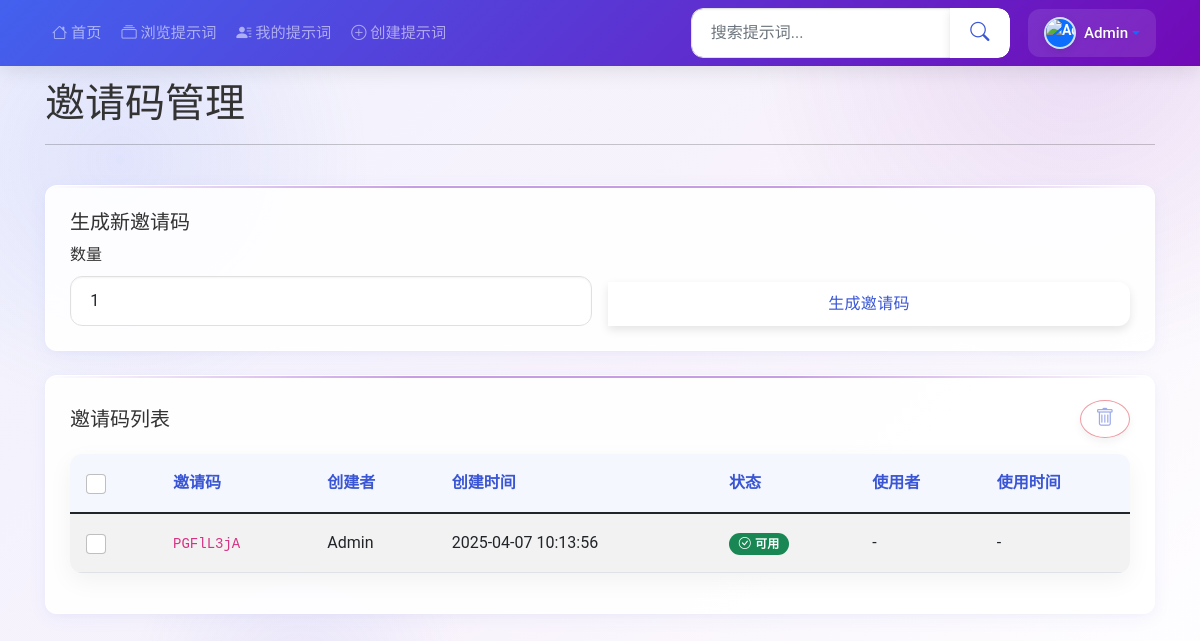
The page /admin/invite-codes (signed in) on the database its author committed.
### tables this page shows
CREATE TABLE users (
            id INTEGER PRIMARY KEY AUTOINCREMENT,
            username TEXT UNIQUE NOT NULL,
            email TEXT UNIQUE NOT NULL,
            password_hash TEXT NOT NULL,
            is_admin BOOLEAN DEFAULT 0,
            is_banned BOOLEAN DEFAULT 0,
            created_at TIMESTAMP DEFAULT CURRENT_TIMESTAMP
        , avatar_url TEXT);

CREATE TABLE invite_codes (
            id INTEGER PRIMARY KEY AUTOINCREMENT,
            code TEXT UNIQUE NOT NULL,
            is_used BOOLEAN DEFAULT 0,
            created_at TIMESTAMP DEFAULT CURRENT_TIMESTAMP,
            used_at TIMESTAMP,
            creator_id INTEGER,
            used_by INTEGER,
            FOREIGN KEY (creator_id) REFERENCES users (id),
            FOREIGN KEY (used_by) REFERENCES users (id)
        );

### simple_app.py (the view, shortened to what this page needs)
@app.route('/admin/invite-codes', methods=['GET', 'POST'])
@admin_required
def admin_invite_codes():
    db = get_db()
    invite_codes = db.execute(
        'SELECT ic.*, u1.username as creator_username, u2.username as used_by_username '
        'FROM invite_codes ic '
        'LEFT JOIN users u1 ON ic.creator_id = u1.id '
        'LEFT JOIN users u2 ON ic.used_by = u2.id '
        'ORDER BY ic.created_at DESC'
    ).fetchall()
    return render_template('admin/invite_codes.html', invite_codes=invite_codes)

### simple_app.py (called while the page is built, shortened)
@app.after_request
def add_cors_headers(response):
    if os.environ.get('ENABLE_CORS', 'False').lower() == 'true':
        response.headers['Access-Control-Allow-Origin'] = os.environ.get('CORS_ORIGIN', '*')
        response.headers['Access-Control-Allow-Methods'] = 'GET, POST, PUT, DELETE, OPTIONS'
        response.headers['Access-Control-Allow-Headers'] = 'Content-Type, Authorization'
    response.headers['X-Content-Type-Options'] = 'nosniff'
    response.headers['X-Frame-Options'] = 'SAMEORIGIN'
    response.headers['X-XSS-Protection'] = '1; mode=block'
    if os.environ.get('HTTPS_ENABLED', 'False').lower() == 'true':
        response.headers['Strict-Transport-Security'] = 'max-age=31536000; includeSubDomains'
    return response

def get_db():
    avatars_dir = os.path.join('static', 'img', 'avatars')
    if not os.path.exists(avatars_dir):
        os.makedirs(avatars_dir)
    db = getattr(g, '_database', None)
    if db is None:
        db = g._database = sqlite3.connect(app.config['DATABASE'])
        db.row_factory = sqlite3.Row
        cursor = db.cursor()
        result = cursor.execute("PRAGMA table_info(users)").fetchall()
        has_avatar_field = any(row[1] == 'avatar_url' for row in result)
    return db

def admin_required(f):
    @wraps(f)
    def decorated_function(*args, **kwargs):
        if 'user_id' not in session:
            flash('请先登录', 'danger')
            return redirect(url_for('login'))
        db = get_db()
        user = db.execute('SELECT * FROM users WHERE id = ?', (session['user_id'],)).fetchone()
        if not user or not user['is_admin']:
            flash('没有管理员权限', 'danger')
            return redirect(url_for('index'))
        return f(*args, **kwargs)
    return decorated_function

@app.context_processor
def inject_now():
    return {'now': datetime.datetime.now()}

### templates/admin/invite_codes.html (shortened to what this page needs)
{% extends 'base.html' %}  {% block content %}
<div class="invite-codes-container">
  <div class="row mb-4">
    <div class="col-md-12">
      <div class="d-flex justify-content-between align-items-center">
        <h1 class="mb-0">邀请码管理</h1>
      </div>
      <hr />
    </div>
  </div>
  <div class="row mb-4">
    <div class="col-md-12">
      <div class="card">
        <div class="card-body">
          <h5 class="card-title">生成新邀请码</h5>
          <form
            method="POST"
            action="/admin/invite-codes"
            id="generateForm"
            class="row g-3 form-row-mobile"
          >
            <div class="col-md-6">
              <label for="quantity" class="form-label">数量</label>
              <input
                type="number"
                class="form-control"
                id="quantity"
                name="quantity"
                value="1"
                min="1"
                max="10"
              />
            </div>
            <div class="col-md-6 d-flex align-items-end">
              <button type="submit" class="btn btn-primary w-100 w-md-auto">
                生成邀请码
              </button>
            </div>
          </form>
        </div>
      </div>
    </div>
  </div>
  <div class="row">
    <div class="col-md-12">
      <div class="card">
        <div class="card-body">
          <form method="POST" action="/admin/delete-invite-codes">
            <div class="d-flex justify-content-between align-items-center mb-3">
              <h5 class="card-title mb-0">邀请码列表</h5>
              <div class="d-flex gap-2">
                <button
                  id="deleteSelectedBtn"
                  class="btn btn-outline-danger action-btn disabled"
                  type="submit"
                  data-bs-toggle="tooltip"
                  data-bs-placement="top"
                  title="删除选中的邀请码"
                >
                  <i class="bi bi-trash"></i>
                </button>
              </div>
            </div>
            <div class="table-scroll-container">
              <table class="table table-striped invite-table">
                <thead>
                  <tr>
                    <th>
                      <div class="form-check">
                        <input
                          class="form-check-input select-all-checkbox"
                          type="checkbox"
                          id="selectAll"
                        />
                      </div>
                    </th>
                    <th>邀请码</th>
                    <th>创建者</th>
                    <th>创建时间</th>
                    <th>状态</th>
                    <th>使用者</th>
                    <th>使用时间</th>
                  </tr>
                </thead>
                <tbody>
                  {% for code in invite_codes %}
                  <tr>
                    <td>
                      <div class="form-check">
                        <input
                          class="form-check-input code-checkbox"
                          type="checkbox"
                          name="code_ids"
                          value="{{ code.code }}"
                        />
                      </div>
                    </td>
                    <td><code class="code-display">{{ code.code }}</code></td>
                    <td>{{ code.creator_username }}</td>
                    <td>{{ code.created_at }}</td>
                    <td>
                      {% if code.is_used %}
                      <span class="badge bg-secondary">
                        <i class="bi bi-x-circle me-1"></i>已使用
                      </span>
                      {% else %}
                      <span class="badge bg-success">
                        <i class="bi bi-check-circle me-1"></i>可用
                      </span>
                      {% endif %}
                    </td>
                    <td>{{ code.used_by_username or '-' }}</td>
                    <td>{{ code.used_at or '-' }}</td>
                  </tr>
                  {% else %}
                  <tr>
                    <td colspan="7" class="text-center">暂无邀请码</td>
                  </tr>
                  {% endfor %}
                </tbody>
              </table>
            </div>
          </form>
        </div>
      </div>
    </div>
  </div>
</div>
{% endblock %}

### templates/base.html (shortened to what this page needs)
<!DOCTYPE html>
<html lang="zh-CN">
  <head>
    <link
      href="https://cdn.jsdelivr.net/npm/bootstrap@5.1.3/dist/css/bootstrap.min.css"
      rel="stylesheet"
    />
    <link
      rel="stylesheet"
      href="https://cdn.jsdelivr.net/npm/bootstrap-icons@latest/font/bootstrap-icons.css"
    />
    <link
      rel="stylesheet"
      href="{{ url_for('static', filename='css/style.css') }}?v={{ now.timestamp()|int }}"
    />
  </head>
  <body>
    <nav class="navbar navbar-expand-lg navbar-dark fixed-top">
      <div class="container">
        <div class="collapse navbar-collapse" id="navbarNav">
          <ul class="navbar-nav me-auto">
            <li class="nav-item">
              <a
                class="nav-link {% if request.path == '/' %}active{% endif %}"
                href="/"
              >
                <i class="bi bi-house"></i> 首页
              </a>
            </li>
            <li class="nav-item">
              <a
                class="nav-link {% if '/prompts/all' in request.path %}active{% endif %}"
                href="/prompts/all"
              >
                <i class="bi bi-collection"></i> 浏览提示词
              </a>
            </li>
            {% if 'user_id' in session %}
            <li class="nav-item">
              <a
                class="nav-link {% if '/my-prompts' in request.path %}active{% endif %}"
                href="/my-prompts"
              >
                <i class="bi bi-person-lines-fill"></i> 我的提示词
              </a>
            </li>
            <li class="nav-item">
              <a
                class="nav-link {% if '/create' in request.path %}active{% endif %}"
                href="{{ url_for('prompts_create') }}"
              >
                <i class="bi bi-plus-circle"></i> 创建提示词
              </a>
            </li>
            {% endif %}
          </ul>
          <form
            class="search-form d-flex mb-3 mb-lg-0 me-lg-3"
            action="/search"
            method="get"
          >
            <div class="input-group">
              <input
                type="text"
                class="form-control"
                placeholder="搜索提示词..."
                name="q"
                value="{{ request.args.get('q', '') }}"
              />
              <button class="btn" type="submit">
                <i class="bi bi-search"></i>
              </button>
            </div>
          </form>
          <div class="d-flex align-items-center mt-3 mt-lg-0">
            {% if 'user_id' in session %}
            <div class="dropdown w-100">
              <a
                class="nav-link dropdown-toggle d-flex align-items-center py-2"
                href="#"
                id="navbarDropdown"
                role="button"
                data-bs-toggle="dropdown"
                aria-expanded="false"
              >
                <div
                  class="avatar-sm bg-primary text-light rounded-circle d-flex align-items-center justify-content-center me-2"
                >
                  {% if session.avatar_url %}
                  <img
                    src="{{ session.avatar_url }}"
                    alt="{{ session.username }}"
                    class="w-100 h-100 rounded-circle object-fit-cover"
                  />
                  {% else %} {{ session.username[0]|upper }} {% endif %}
                </div>
                <span class="d-inline fw-medium text-white"
                  >{{ session.username }}</span
                >
              </a>
            </div>
            {% else %}
            <div class="d-flex w-100 justify-content-between">
              <a href="/login" class="btn btn-light btn-sm me-2">登录</a>
              <a href="/register" class="btn btn-outline-light btn-sm">注册</a>
            </div>
            {% endif %}
          </div>
        </div>
      </div>
    </nav>
    <main>
      {% block content %}{% endblock %}
    </main>
  </body>
</html>

### templates/admin/invite_codes.html (style rules this page uses)
.select-all-checkbox { cursor: pointer; }
.code-checkbox { cursor: pointer; width: 18px; height: 18px; }
.action-btn { border-radius: 50%; width: 38px; height: 38px; display: inline-flex; align-items: center; justify-content: center; transition: all 0.2s; }
.action-btn.disabled { opacity: 0.5; cursor: not-allowed; pointer-events: none; }
.invite-codes-container { max-width: 1140px; margin: 0 auto; padding: 0 15px; }
.invite-table { width: 100%; min-width: 750px; }

### rows shown on the page
users: username "Admin"
invite_codes: code "PGFlL3jA", creator_username "Admin", created_at "2025-04-07 10:13:56", is_used False (drawn), used_by_username "-", used_at "-"
